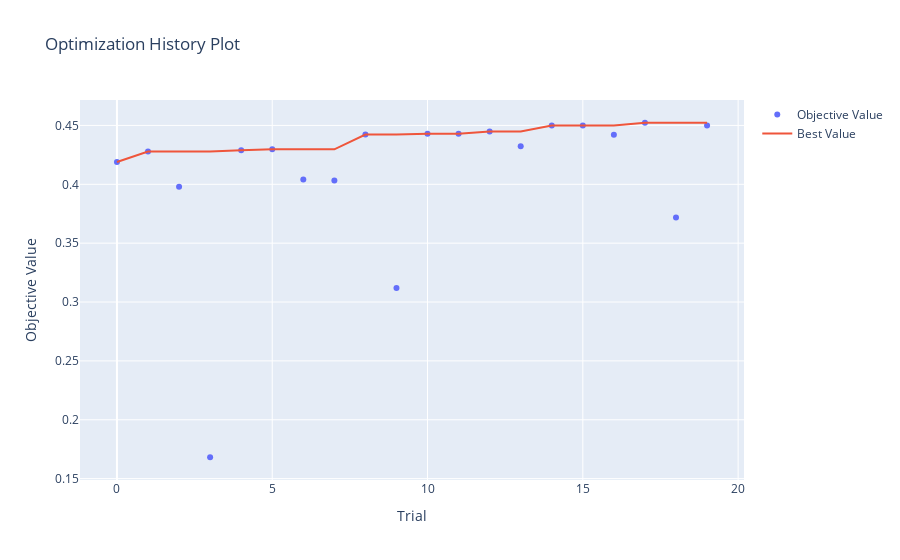

Write notebook code for a chart like this one.
### Code cell
optuna.visualization.plot_optimization_history(study)

### Figure 1 — Plotly figure (JSON) as saved in the notebook; plotly's stock layout.template omitted (floating-point values rounded to 4 significant figures)
{"data": [{"mode": "markers", "name": "Objective Value", "type": "scatter", "x": [0, 1, 2, 3, 4, 5, 6, 7, 8, 9, 10, 11, 12, 13, 14, 15, 16, 17, 18, 19], "y": [0.4189, 0.4279, 0.3979, 0.1682, 0.4288, 0.4297, 0.4041, 0.4032, 0.4422, 0.312, 0.4429, 0.4429, 0.4448, 0.4323, 0.4499, 0.4499, 0.442, 0.4523, 0.3719, 0.4499]}, {"mode": "lines", "name": "Best Value", "type": "scatter", "x": [0, 1, 2, 3, 4, 5, 6, 7, 8, 9, 10, 11, 12, 13, 14, 15, 16, 17, 18, 19], "y": [0.4189, 0.4279, 0.4279, 0.4279, 0.4288, 0.4297, 0.4297, 0.4297, 0.4422, 0.4422, 0.4429, 0.4429, 0.4448, 0.4448, 0.4499, 0.4499, 0.4499, 0.4523, 0.4523, 0.4523]}, {"marker": {"color": "#cccccc"}, "mode": "markers", "name": "Infeasible Trial", "showlegend": false, "type": "scatter", "x": [], "y": []}], "layout": {"title": {"text": "Optimization History Plot"}, "xaxis": {"title": {"text": "Trial"}}, "yaxis": {"title": {"text": "Objective Value"}}}}
